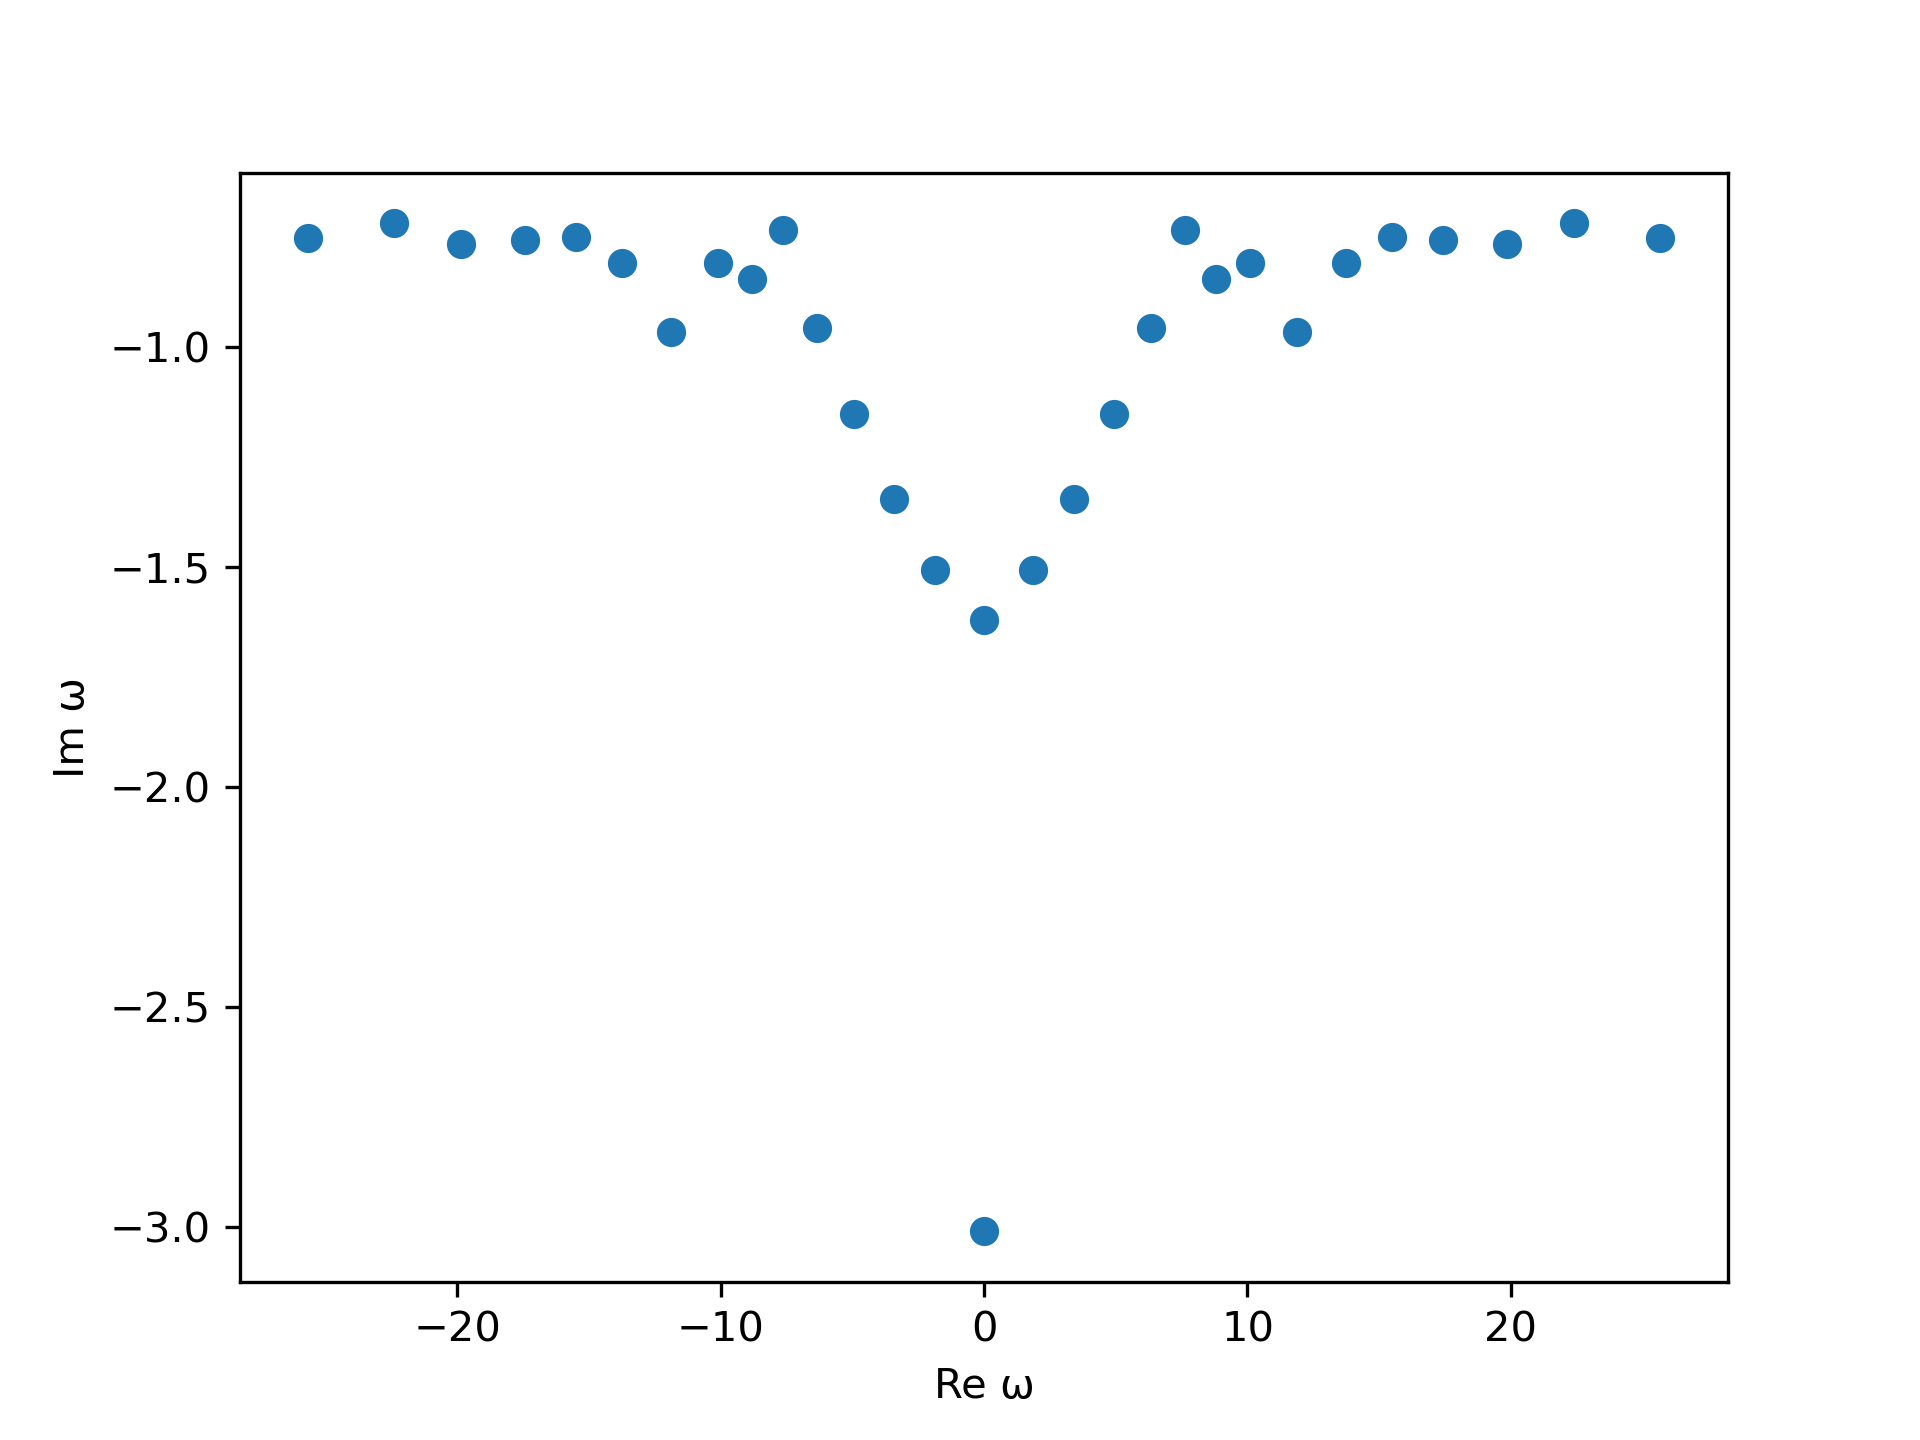

The script that saved this image:
include("models.jl")

using PauliStrings
using PyPlot
using LinearAlgebra



function buildL(b)
    diag_values = zeros(length(b))
    L = Tridiagonal(b[1:end-1], diag_values, -b[1:end-1])
    L[end, end] = -2 * b[end]
    L[end, end-1] += b[end]
    return 1im * L
end


N = 30
# construct a Hamiltonian and an operator
H = chaotic_chain(N)
O = chaotic_chain_op(N)

steps = N
# compute the Lanczos coefficients
b = lanczos(H, O, steps, 2^20)

# construct the open krylov chain and diagonalize it
L = buildL(b)
e = eigvals(L)

# plot the liouvillian spectrum
plt.xlabel("Re ω")
plt.ylabel("Im ω")
plt.scatter(real(e), imag(e))
plt.savefig("example.png", dpi=300)
